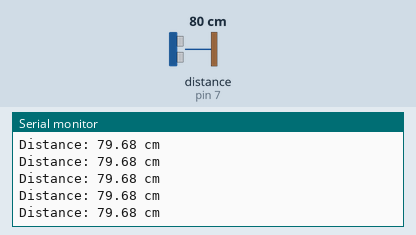
The sketch below on a simulated Arduino Uno, built with avr-gcc and run on an emulated ATmega328P. On the bench: the last lines printed to the serial monitor. Wiring (inferred from the names in the program): ultrasonic range finder: trigger pin 6; echo pin 7. The test bench sets the inputs (shaded band); at power-on: distance to the obstacle (sensor on pin 7) 80 cm. The echo pulse lasts 58.3 µs per cm.

Above: at 1.2 s.
1.3 s: distance to the obstacle (sensor on pin 7) set to 35 cm
At 1.6 s:
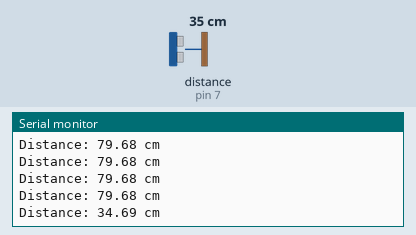
4.3 s: distance to the obstacle (sensor on pin 7) set to 2 cm
At 4.44 s:
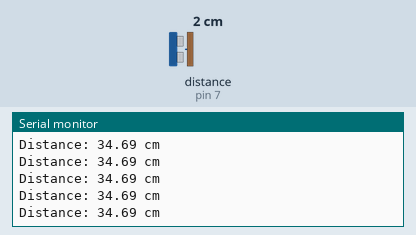
Timing chart, 0 to 7.3 s (numbered marks = the images above; inputs shaded):
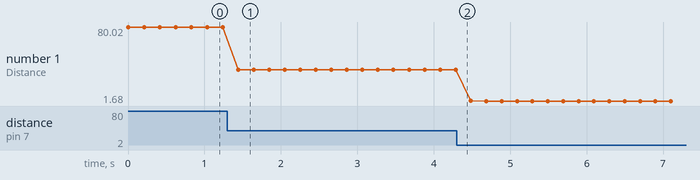

The sketch:

Ultrasonic_code.ino
```cpp
// Simple test for 1 HC-SR04 ultrasonic sensor
// Wiring: VCC -> 5V, GND -> GND (direct, no divider needed on Uno)

const int TRIG = 6;
const int ECHO = 7;

void setup() {
  Serial.begin(9600);
  pinMode(TRIG, OUTPUT);
  pinMode(ECHO, INPUT);
}

float readDistanceCM() {
  digitalWrite(TRIG, LOW);
  delayMicroseconds(2);
  digitalWrite(TRIG, HIGH);
  delayMicroseconds(10);
  digitalWrite(TRIG, LOW);

  long duration = pulseIn(ECHO, HIGH, 30000);   // 30ms timeout ~ 5m max range
  if (duration == 0) return -1;                 // no echo received
  return duration * 0.0343 / 2;                 // speed of sound -> cm
}

void loop() {
  float d = readDistanceCM();
  Serial.print("Distance: ");
  Serial.print(d);
  Serial.println(" cm");
  delay(200);
}
```

Measured:
- after the input at 1.3 s, the serial monitor: prints a new line after 0.14 s (image 1)
- plotted number 1: 79.68 → 34.69 after the input at 1.3 s, 34.69 → 1.68 after the input at 4.3 s
